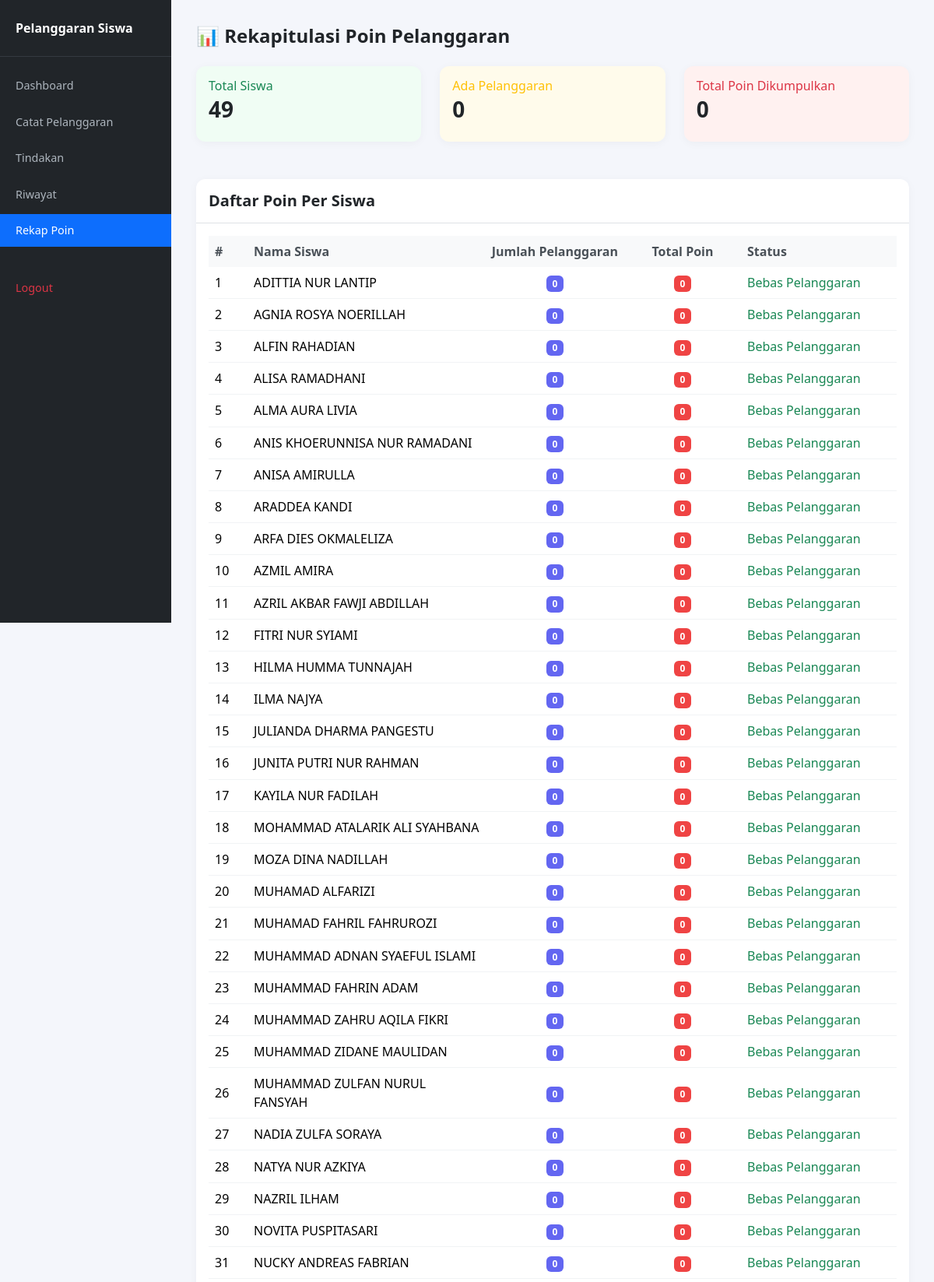
The page /Rekap.php (signed in, upper part) on the database its author committed.
### tables this page shows
CREATE TABLE `t_siswa` (
  `id` int(11) NOT NULL,
  `nis` varchar(30) DEFAULT NULL,
  `nisn` varchar(20) NOT NULL,
  `nama` varchar(150) DEFAULT NULL,
  `jenis_kelamin` char(1) NOT NULL,
  `tanggal_lahir` date NOT NULL,
  `alamat` text NOT NULL,
  `status_aktif` tinyint(1) NOT NULL,
  `created_at` timestamp NOT NULL DEFAULT current_timestamp(),
  `updated_at` timestamp NOT NULL DEFAULT current_timestamp()
);

### Rekap.php (the view, shortened to what this page needs)
<?php
include 'config/koneksi.php';
$sql = "SELECT
            s.id,
            s.nama,
            COALESCE(SUM(p.poin), 0) AS total_poin,
            COUNT(DISTINCT ps.id) AS jumlah_pelanggaran
        FROM t_siswa s
        LEFT JOIN t_pelanggaran_siswa ps ON s.id = ps.siswa_id
        LEFT JOIN t_pelanggaran p ON ps.pelanggaran_id = p.id
        GROUP BY s.id, s.nama
        ORDER BY total_poin DESC, s.nama ASC";
$rekap = mysqli_query($koneksi, $sql);
$halaman_aktif = 'rekap';
?>
<!DOCTYPE html>
<html lang="id">
<head>
    <link href="https://cdn.jsdelivr.net/npm/bootstrap@5.3.8/dist/css/bootstrap.min.css" rel="stylesheet">
</head>
<body>
<div class="app-wrapper">
    <aside class="sidebar">
        <div class="sidebar-header">Pelanggaran Siswa</div>
        <ul class="sidebar-menu">
            <li><a href="dashboard.php" class="<?= ($halaman_aktif === 'dashboard') ? 'aktif' : '' ?>">Dashboard</a></li>
            <li><a href="catat_pelanggaran.php" class="<?= ($halaman_aktif === 'catat') ? 'aktif' : '' ?>">Catat Pelanggaran</a></li>
            <li><a href="tindakan.php" class="<?= ($halaman_aktif === 'tindakan') ? 'aktif' : '' ?>">Tindakan</a></li>
            <li><a href="riwayat.php" class="<?= ($halaman_aktif === 'riwayat') ? 'aktif' : '' ?>">Riwayat</a></li>
            <li><a href="rekap_poin.php" class="<?= ($halaman_aktif === 'rekap') ? 'aktif' : '' ?>">Rekap Poin</a></li>
            <li><a href="logout.php" class="logout">Logout</a></li>
        </ul>
    </aside>
    <main class="main-content">
        <h4 class="fw-bold mb-4">📊 Rekapitulasi Poin Pelanggaran</h4>
        <div class="row mb-4">
            <div class="col-md-4">
                <div class="card stat-box poin-rendah">
                    <h6 class="text-success mb-1">Total Siswa</h6>
                    <h3 class="fw-bold">
                        <?php
                        $total_siswa = mysqli_query($koneksi, "SELECT COUNT(*) AS jml FROM t_siswa");
                        echo mysqli_fetch_assoc($total_siswa)['jml'];
                        ?>
                    </h3>
                </div>
            </div>
            <div class="col-md-4">
                <div class="card stat-box poin-sedang">
                    <h6 class="text-warning mb-1">Ada Pelanggaran</h6>
                    <h3 class="fw-bold">
                        <?php
                        $ada = mysqli_query($koneksi, "SELECT COUNT(DISTINCT siswa_id) AS jml FROM t_pelanggaran_siswa");
                        echo mysqli_fetch_assoc($ada)['jml'] ?: 0;
                        ?>
                    </h3>
                </div>
            </div>
            <div class="col-md-4">
                <div class="card stat-box poin-tinggi">
                    <h6 class="text-danger mb-1">Total Poin Dikumpulkan</h6>
                    <h3 class="fw-bold">
                        <?php
                        $total = mysqli_query($koneksi, "SELECT SUM(p.poin) AS jml FROM t_pelanggaran_siswa ps LEFT JOIN t_pelanggaran p ON ps.pelanggaran_id = p.id");
                        echo mysqli_fetch_assoc($total)['jml'] ?: 0;
                        ?>
                    </h3>
                </div>
            </div>
        </div>
        <div class="table-card">
            <div class="p-3 border-bottom">
                <h5 class="fw-semibold mb-0">Daftar Poin Per Siswa</h5>
            </div>
            <div class="p-3">
                <div class="table-responsive">
                    <table class="table table-hover mb-0">
                        <thead>
                            <tr>
                                <th width="50">#</th>
                                <th>Nama Siswa</th>
                                <th width="150" class="text-center">Jumlah Pelanggaran</th>
                                <th width="150" class="text-center">Total Poin</th>
                                <th width="200">Status</th>
                            </tr>
                        </thead>
                        <tbody>
                            <?php
                            $no = 1;
                            if ($rekap && mysqli_num_rows($rekap) > 0):
                                while ($r = mysqli_fetch_assoc($rekap)):
                                    if ($r['total_poin'] == 0) {
                                        $status = ['text' => 'Bebas Pelanggaran', 'class' => 'text-success'];
                                        $baris = 'poin-rendah';
                                    } elseif ($r['total_poin'] < 20) {
                                        $status = ['text' => 'Peringatan Ringan', 'class' => 'text-warning'];
                                        $baris = '';
                                    } elseif ($r['total_poin'] < 50) {
                                        $status = ['text' => 'Peringatan Sedang', 'class' => 'text-orange'];
                                        $baris = 'poin-sedang';
                                    } else {
                                        $status = ['text' => 'Perlu Tindakan Khusus', 'class' => 'text-danger fw-bold'];
                                        $baris = 'poin-tinggi';
                                    }
                            ?>
                            <tr class="<?= $baris ?>">
                                <td><?= $no++ ?></td>
                                <td class="fw-medium"><?= htmlspecialchars($r['nama']) ?></td>
                                <td class="text-center">
                                    <span class="badge badge-jumlah"><?= $r['jumlah_pelanggaran'] ?></span>
                                </td>
                                <td class="text-center">
                                    <span class="badge badge-poin"><?= $r['total_poin'] ?></span>
                                </td>
                                <td class="<?= $status['class'] ?>"><?= $status['text'] ?></td>
                            </tr>
                            <?php
                                endwhile;
                            endif; ?>
                        </tbody>
                    </table>
                </div>
            </div>
        </div>
    </main>
</div>
</body>
</html>

### Rekap.php (style rules this page uses)
* { margin: 0; padding: 0; box-sizing: border-box; }
body { background: #f4f6fb; font-family: system-ui, -apple-system, "Segoe UI", Roboto, sans-serif; }
.app-wrapper { display: flex; min-height: 100vh; }
.sidebar { width: 220px; background: #212529; color: #fff; padding: 1.5rem 0; position: fixed; height: 100vh; top: 0; left: 0; }
.sidebar-header { font-size: 1rem; font-weight: 600; padding: 0 1.25rem 1.5rem; border-bottom: 1px solid #343a40; margin-bottom: 1rem; }
.sidebar-menu { list-style: none; padding: 0; margin: 0; }
.sidebar-menu li { margin: 0.25rem 0; }
.sidebar-menu a { display: block; padding: 0.65rem 1.25rem; color: #adb5bd; text-decoration: none; font-size: 0.9rem; transition: all 0.2s; }
.sidebar-menu a.aktif { background: #0d6efd; color: #fff; font-weight: 500; }
.sidebar-menu a.logout { color: #dc3545; margin-top: 2rem; }
.main-content { flex: 1; margin-left: 220px; padding: 2rem; }
.card { border-radius: 12px; border: none; box-shadow: 0 2px 12px rgba(0,0,0,0.04); margin-bottom: 24px; background: #fff; }
.table-card { background: #fff; border-radius: 12px; overflow: hidden; box-shadow: 0 2px 12px rgba(0,0,0,0.04); }
.table th { background: #f8f9fa; border: none; font-weight: 600; white-space: nowrap; color: #495057; }
.table td { border: none; border-bottom: 1px solid #f1f3f5; vertical-align: middle; }
.poin-tinggi { background: #fff1f0; }
.poin-sedang { background: #fffbeb; }
.poin-rendah { background: #f0fdf4; }
.badge-poin { background: #ef4444; color: #fff; font-weight: 600; }
.badge-jumlah { background: #6366f1; color: #fff; }
.stat-box { border-radius: 12px; padding: 16px; }

### rows shown on the page
t_siswa: nama "ADITTIA NUR LANTIP", jumlah_pelanggaran "0", total_poin "0", text "Bebas Pelanggaran"
t_siswa: nama "AGNIA ROSYA NOERILLAH", jumlah_pelanggaran "0", total_poin "0", text "Bebas Pelanggaran"
t_siswa: nama "ALFIN RAHADIAN", jumlah_pelanggaran "0", total_poin "0", text "Bebas Pelanggaran"
t_siswa: nama "ALISA RAMADHANI", jumlah_pelanggaran "0", total_poin "0", text "Bebas Pelanggaran"
t_siswa: nama "ALMA AURA LIVIA", jumlah_pelanggaran "0", total_poin "0", text "Bebas Pelanggaran"
t_siswa: nama "ANIS KHOERUNNISA NUR RAMADANI", jumlah_pelanggaran "0", total_poin "0", text "Bebas Pelanggaran"
t_siswa: nama "ANISA AMIRULLA", jumlah_pelanggaran "0", total_poin "0", text "Bebas Pelanggaran"
t_siswa: nama "ARADDEA KANDI", jumlah_pelanggaran "0", total_poin "0", text "Bebas Pelanggaran"
t_siswa: nama "ARFA DIES OKMALELIZA", jumlah_pelanggaran "0", total_poin "0", text "Bebas Pelanggaran"
t_siswa: nama "AZMIL AMIRA", jumlah_pelanggaran "0", total_poin "0", text "Bebas Pelanggaran"
t_siswa: nama "AZRIL AKBAR FAWJI ABDILLAH", jumlah_pelanggaran "0", total_poin "0", text "Bebas Pelanggaran"
t_siswa: nama "FITRI NUR SYIAMI", jumlah_pelanggaran "0", total_poin "0", text "Bebas Pelanggaran"
t_siswa: nama "HILMA HUMMA TUNNAJAH", jumlah_pelanggaran "0", total_poin "0", text "Bebas Pelanggaran"
t_siswa: nama "ILMA NAJYA", jumlah_pelanggaran "0", total_poin "0", text "Bebas Pelanggaran"
t_siswa: nama "JULIANDA DHARMA PANGESTU", jumlah_pelanggaran "0", total_poin "0", text "Bebas Pelanggaran"
t_siswa: nama "JUNITA PUTRI NUR RAHMAN", jumlah_pelanggaran "0", total_poin "0", text "Bebas Pelanggaran"
t_siswa: nama "KAYILA NUR FADILAH", jumlah_pelanggaran "0", total_poin "0", text "Bebas Pelanggaran"
t_siswa: nama "MOHAMMAD ATALARIK ALI SYAHBANA", jumlah_pelanggaran "0", total_poin "0", text "Bebas Pelanggaran"
t_siswa: nama "MOZA DINA NADILLAH", jumlah_pelanggaran "0", total_poin "0", text "Bebas Pelanggaran"
t_siswa: nama "MUHAMAD ALFARIZI", jumlah_pelanggaran "0", total_poin "0", text "Bebas Pelanggaran"
t_siswa: nama "MUHAMAD FAHRIL FAHRUROZI", jumlah_pelanggaran "0", total_poin "0", text "Bebas Pelanggaran"
t_siswa: nama "MUHAMMAD ADNAN SYAEFUL ISLAMI", jumlah_pelanggaran "0", total_poin "0", text "Bebas Pelanggaran"
t_siswa: nama "MUHAMMAD FAHRIN ADAM", jumlah_pelanggaran "0", total_poin "0", text "Bebas Pelanggaran"
t_siswa: nama "MUHAMMAD ZAHRU AQILA FIKRI", jumlah_pelanggaran "0", total_poin "0", text "Bebas Pelanggaran"
t_siswa: nama "MUHAMMAD ZIDANE MAULIDAN", jumlah_pelanggaran "0", total_poin "0", text "Bebas Pelanggaran"
t_siswa: nama "MUHAMMAD ZULFAN NURUL FANSYAH", jumlah_pelanggaran "0", total_poin "0", text "Bebas Pelanggaran"
t_siswa: nama "NADIA ZULFA SORAYA", jumlah_pelanggaran "0", total_poin "0", text "Bebas Pelanggaran"
t_siswa: nama "NATYA NUR AZKIYA", jumlah_pelanggaran "0", total_poin "0", text "Bebas Pelanggaran"
t_siswa: nama "NAZRIL ILHAM", jumlah_pelanggaran "0", total_poin "0", text "Bebas Pelanggaran"
t_siswa: nama "NOVITA PUSPITASARI", jumlah_pelanggaran "0", total_poin "0", text "Bebas Pelanggaran"
t_siswa: nama "NUCKY ANDREAS FABRIAN", jumlah_pelanggaran "0", total_poin "0", text "Bebas Pelanggaran"

### other values the page prints
mysqli_fetch_assoc($total_siswa)['jml'] "49"
mysqli_fetch_assoc($ada)['jml'] ?: 0 "0"
mysqli_fetch_assoc($total)['jml'] ?: 0 "0"
